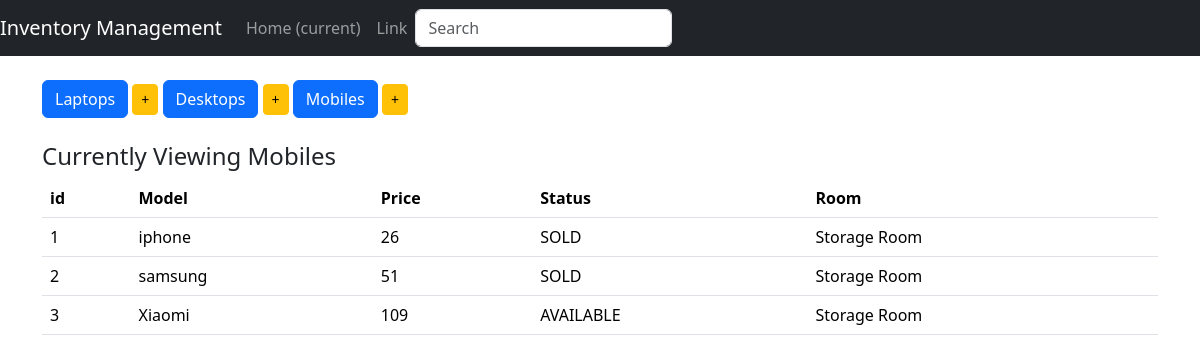
The app's page /display_mobiles with its own data.
### inventory/models.py (models this page shows, shortened)
class Device(models.Model):
    type = models.CharField(max_length=200, blank=False)
    price = models.IntegerField()
    choices = (
         ('SOLD', 'Item already purchased'),
         ('AVAILABLE', 'Item ready to be purchased'),
         ('RESTOCKING', 'Item restocking in few days')
     )
    status = models.CharField(max_length=10, choices=choices, default="SOLD") # Available, Sold, Restocking
    room = models.CharField(max_length=50, default="Storage Room")
    class Meta:
        abstract = True

class Mobile(Device):
    pass

### inventory/views.py (the view)
# urls.py: url(r'^display_mobiles$', display_mobiles, name='display_mobiles'),
def display_mobiles(request):
    items = Mobile.objects.all()
    context = {
        'items' : items,
        'header': 'Mobiles'
    }
    return render(request, 'index.html', context)

### inventory/templates/index.html
{% extends 'base.html' %}
{% block body %}
<br>
 <div class="button-group">
 <a href="{% url 'display_laptops' %}" class="btn btn-primary btn-md" role="button"> Laptops</a>
 <a href="{% url 'add_laptop' %}" class="btn btn-warning btn-sm" role="button"> +</a>
 <a href="{% url 'display_desktops' %}" class="btn btn-primary btn-md" role="button"> Desktops</a>
 <a href="{% url 'add_desktop' %}" class="btn btn-warning btn-sm" role="button"> +</a>
 <a href="{% url 'display_mobiles' %}" class="btn btn-primary btn-md" role="button"> Mobiles</a>
 <a href="{% url 'add_mobile' %}" class="btn btn-warning btn-sm" role="button"> +</a>
 </div>
 <br>
 <h4>Currently Viewing {{ header }}</h4>
 <table>
 <table class="table table-hover">
 <thead>
      <tr>
        <th>id</th>
        <th>Model</th>
        <th>Price</th>
        <th>Status</th>
        <th>Room</th>
      </tr>
    </thead>
    <tbody>
    {% for item in items%}
    <tr>
     <td>{{ item.pk }}</td>
     <td>{{ item.type }}</td>
     <td>{{ item.price }}</td>
     <td>{{ item.status }}</td>
     <td>{{ item.room }}</td>
    </tr>
    {% endfor %}
    </tbody>
</table>
  {% endblock %}

### records on screen
Mobile: pk "1", type "iphone", price "26", status "SOLD", room "Storage Room"
Mobile: pk "2", type "samsung", price "51", status "SOLD", room "Storage Room"
Mobile: pk "3", type "Xiaomi", price "109", status "AVAILABLE", room "Storage Room"

### other values on screen
{{ header }} "Mobiles"
